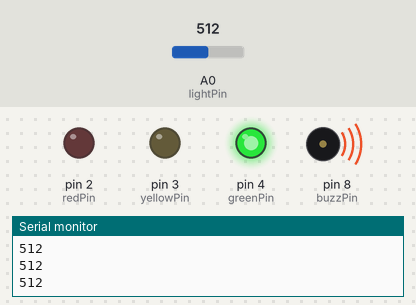
A sketch run on a simulated Arduino Uno, built with avr-gcc and run on an emulated ATmega328P. On the bench: output pins drawn as LEDs (lit = HIGH), buzzer (waves = sounding, pin HIGH), the last lines printed to the serial monitor. The test bench sets the inputs (shaded band); at power-on: A0 (lightPin) = 512.

Above: at 1.2 s.
1.3 s: A0 (lightPin) set to 212
2.8 s: A0 (lightPin) set to 182
At 3.9 s:
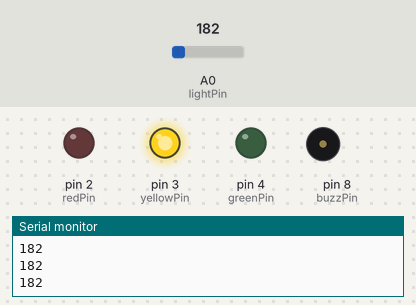
4.3 s: A0 (lightPin) set to 64
5.8 s: A0 (lightPin) set to 55
At 6.5 s:
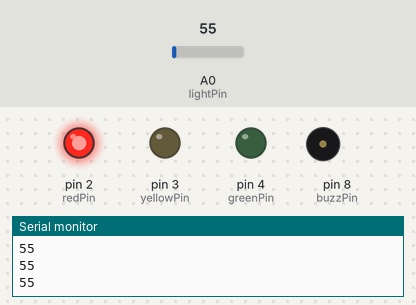
7.3 s: A0 (lightPin) set to 122
At 7.7 s:
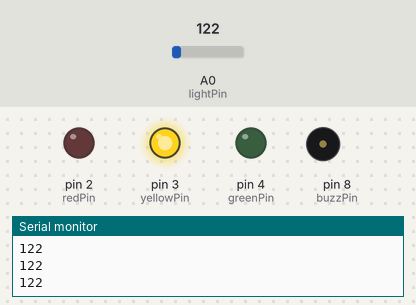
8.8 s: A0 (lightPin) set to 50
At 10.2 s:
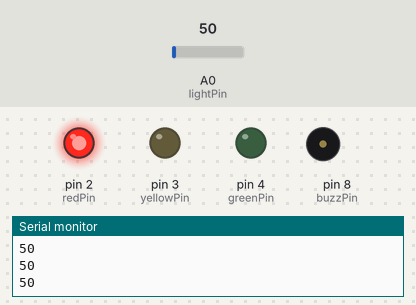
Timing chart, 0 to 11.3 s (numbered marks = the images above; inputs shaded):
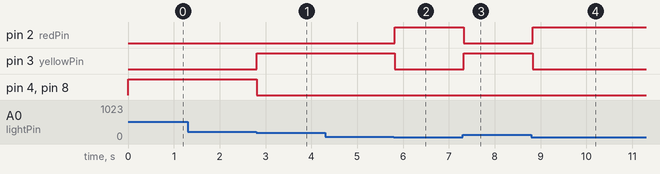

The sketch:

Photoresistor.ino
```cpp
// photoresistor pin (1k ohm)
int lightPin = A0;

// led pin (220 ohms)
int redPin = 2;
int yellowPin = 3;
int greenPin = 4;

// buzzer pin
int buzzPin = 8;
int dt = 50;

int lightVal;

void setup() {
  // put your setup code here, to run once:
  pinMode(lightPin, INPUT);
  pinMode(redPin, OUTPUT);
  pinMode(yellowPin, OUTPUT);
  pinMode(greenPin, OUTPUT);
  pinMode(buzzPin, OUTPUT);
  Serial.begin(9600);
}

void loop() {
  // put your main code here, to run repeatedly:
  lightVal = analogRead(lightPin);

  // lights off
  if (lightVal < 60) {
    digitalWrite(redPin, HIGH);
    digitalWrite(yellowPin, LOW);
    digitalWrite(greenPin, LOW);
    digitalWrite(buzzPin, LOW);
    delay(dt);
  }
  // lights dim
  else if (60 <= lightVal && lightVal < 200) {
    digitalWrite(redPin, LOW);
    digitalWrite(yellowPin, HIGH);
    digitalWrite(greenPin, LOW);
    digitalWrite(buzzPin, LOW);
    delay(dt);
  }
  // light bright
  else if (200 <= lightVal) {
    digitalWrite(redPin, LOW);
    digitalWrite(yellowPin, LOW);
    digitalWrite(greenPin, HIGH);
    digitalWrite(buzzPin, HIGH);
    delay(dt);
  }
  // default
  else {
    digitalWrite(redPin, LOW);
    digitalWrite(yellowPin, LOW);
    digitalWrite(greenPin, LOW);
    digitalWrite(buzzPin, LOW);
  }

  Serial.println(lightVal);
  delay(dt);
}
```

Measured:
- the behaviour switches between 200 and 199 on A0 (lightPin) (found by bisection; images 0 and 1)
- the behaviour switches between 60 and 59 on A0 (lightPin) (found by bisection; images 1 and 2)
- after the input at 2.8 s, pin 3 (yellowPin): LOW → HIGH at once; pin 4 (greenPin), pin 8 (buzzPin): HIGH → LOW at once
- after the input at 5.8 s, pin 2 (redPin): LOW → HIGH at once; pin 3 (yellowPin): HIGH → LOW at once
- after the input at 7.3 s, pin 2 (redPin): HIGH → LOW at once; pin 3 (yellowPin): LOW → HIGH at once
- after the input at 8.8 s, pin 2 (redPin): LOW → HIGH at once; pin 3 (yellowPin): HIGH → LOW at once
